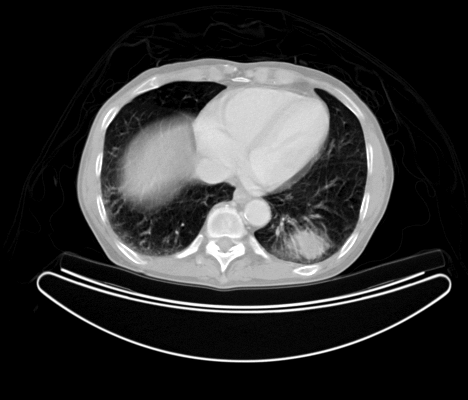
%> input picture Matlab/Region Growing/medtest.png, 468 x 400 px
$ octave test.m   (GNU Octave 9; MATLAB toolbox functions it lacks are replaced by stand-ins)
%> lines starting %> are read from the running program, lines starting %| are printed output that depends on the picture; in (x1, y1, x2, y2) boxes, pixels count from 0 and x2, y2 are one past the last pixel; in counts of white or black regions, pixels touching at a corner belong together; the program's own positions count from 1
### Matlab/Region Growing/regiongrowing.m
function J=regiongrowing(I,x,y,reg_maxdist)
%> called with x = 229, y = 224, reg_maxdist = 0.2
% This function performs "region growing" in an image from a specified
% seedpoint (x,y)
%
% J = regiongrowing(I,x,y,t)
%
% I : input image
% J : logical output image of region
% x,y : the position of the seedpoint (if not given uses function getpts)
% t : maximum intensity distance (defaults to 0.2)
%
% The region is iteratively grown by comparing all unallocated neighbouring pixels to the region.
% The difference between a pixel's intensity value and the region's mean,
% is used as a measure of similarity. The pixel with the smallest difference
% measured this way is allocated to the respective region.
% This process stops when the intensity difference between region mean and
% new pixel become larger than a certain treshold (t)
%
% Example:
%
% I = im2double(imread('medtest.png'));
% x=198; y=359;
% J = regiongrowing(I,x,y,0.2);
% figure, imshow(I+J);
%
% Author: D. Kroon, University of Twente

if(exist('reg_maxdist','var')==0), reg_maxdist=0.2; end
if(exist('y','var')==0), figure, imshow(I,[]); [y,x]=getpts; y=round(y(1)); x=round(x(1)); end

J = zeros(size(I)); % Output
Isizes = size(I); % Dimensions of input image
%> Isizes = [400 468]

reg_mean = I(x,y); % The mean of the segmented region
%> reg_mean = 0.855
reg_size = 1; % Number of pixels in region

% Free memory to store neighbours of the (segmented) region
neg_free = 10000; neg_pos=0;
neg_list = zeros(neg_free,3);

pixdist=0; % Distance of the region newest pixel to the regio mean

% Neighbor locations (footprint)
neigb=[-1 0; 1 0; 0 -1;0 1];

% Start regiogrowing until distance between regio and posible new pixels become
% higher than a certain treshold
while(pixdist<reg_maxdist&&reg_size<numel(I))

    % Add new neighbors pixels
    for j=1:4,
        % Calculate the neighbour coordinate
        xn = x +neigb(j,1); yn = y +neigb(j,2);

        % Check if neighbour is inside or outside the image
        ins=(xn>=1)&&(yn>=1)&&(xn<=Isizes(1))&&(yn<=Isizes(2));

        % Add neighbor if inside and not already part of the segmented area
        if(ins&&(J(xn,yn)==0))
                neg_pos = neg_pos+1;
                neg_list(neg_pos,:) = [xn yn I(xn,yn)]; J(xn,yn)=1;
        end
    end

    % Add a new block of free memory
    if(neg_pos+10>neg_free), neg_free=neg_free+10000; neg_list((neg_pos+1):neg_free,:)=0; end

    % Add pixel with intensity nearest to the mean of the region, to the region
    dist = abs(neg_list(1:neg_pos,3)-reg_mean);
    [pixdist, index] = min(dist);
    J(x,y)=2; reg_size=reg_size+1;

    % Calculate the new mean of the region
    reg_mean= (reg_mean*reg_size + neg_list(index,3))/(reg_size+1);

    % Save the x and y coordinates of the pixel (for the neighbour add proccess)
    x = neg_list(index,1); y = neg_list(index,2);

    % Remove the pixel from the neighbour (check) list
    neg_list(index,:)=neg_list(neg_pos,:); neg_pos=neg_pos-1;
end
%> this loop made 35383 passes
%> (pixdist, index, reg_mean, x, y, neg_pos) on passes 6 to 8: (1.11e-16, 2, 0.855, 230, 226, 11), (1.11e-16, 4, 0.855, 227, 224, 12), (1.11e-16, 8, 0.855, 227, 225, 13)
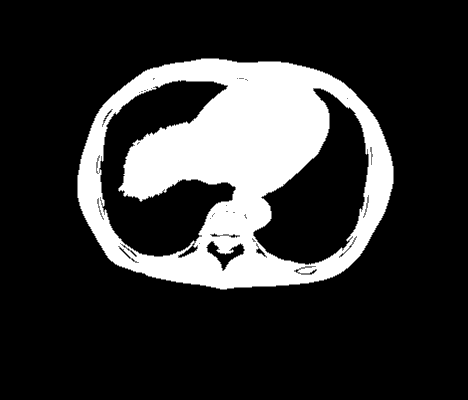
%> J: size 400x468 double; min 0, max 2, mean 0.392; drawn with min black and max white
%> after the loop, neg_free = 10000; neg_pos = 2664; reg_mean = 0.724; reg_size = 35384

% Return the segmented area as logical matrix
J=J>1;
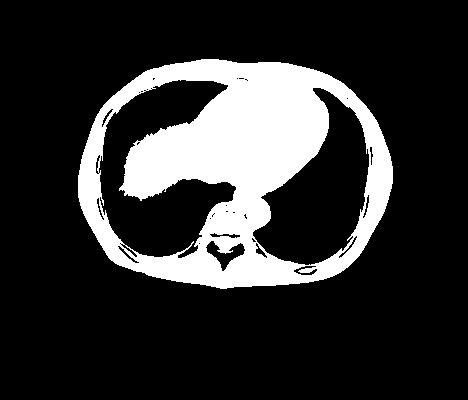
%> J: size 400x468 logical; 18.9% white; 1 white region, box (x1, y1, x2, y2) and area: (78, 59, 393, 289) 35383

### Matlab/Region Growing/test.m
I = im2double(imread('medtest.png'));
x = 229; y = 224;
J = regiongrowing(I,x,y,0.2);
subplot(1,3,1), imshow(I);
subplot(1,3,2), imshow(J);
subplot(1,3,3), imshow(I+J);
%> after `imshow(I+J)`:
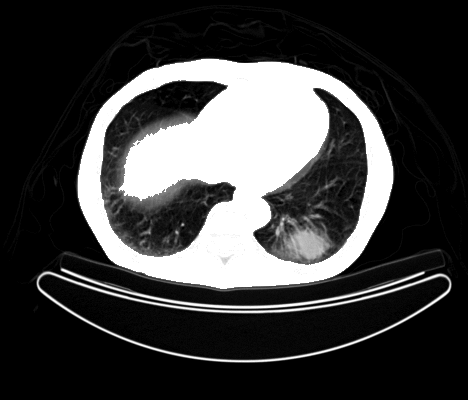
%> displayed picture: size 400x468, on the screen's scale of 0 to 255; min 0, max 255, mean 62.8
